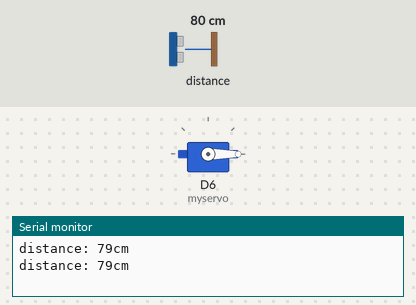
Recording of a program running on a simulated ESP8266 (NodeMCU). On the bench: servo, the last lines printed to the serial monitor. Wiring (inferred from the names in the program): ultrasonic range finder: trigger D4; echo D3. Inputs (shaded band) come from the test bench; at power-on: distance to the obstacle 80 cm. The echo pulse lasts 58.3 µs per cm.

Above: at 1.8 s.
1.9 s: distance to the obstacle set to 18 cm
3.4 s: distance to the obstacle set to 15 cm
At 5.0 s:
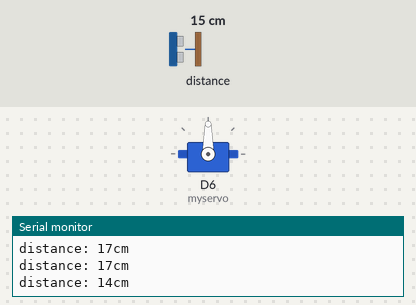
5.5 s: distance to the obstacle set to 35 cm
At 9.2 s:
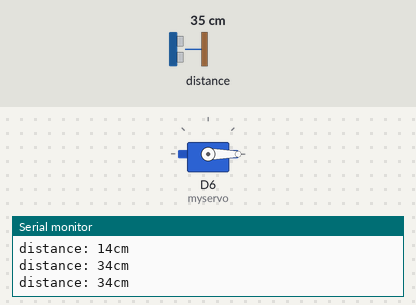
9.5 s: distance to the obstacle set to 2 cm
At 11.0 s:
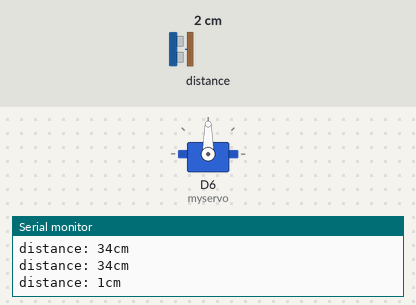
Timing chart, 0 to 12.5 s (numbered marks = the images above; inputs shaded):
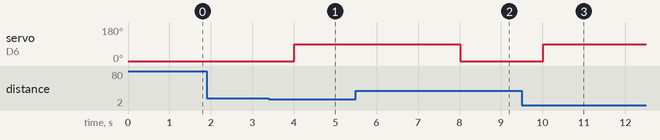

The program:

main.cpp
```cpp
#include <Arduino.h>
#include <Servo.h>

// deklarasi variabel
int echoPin = D3;
int trigPin = D4;

Servo myservo;

// Variabel jarak
long duration;
int distance;

void setup()
{
  Serial.begin(9600);

  pinMode(trigPin, OUTPUT);
  pinMode(echoPin, INPUT);

  myservo.attach(D6);
  myservo.write(0);
}

void loop()
{
  // kirim sinyal
  digitalWrite(trigPin, LOW);
  delayMicroseconds(5);
  digitalWrite(trigPin, HIGH);
  delayMicroseconds(10);
  digitalWrite(trigPin, LOW);

  // menghitung waktu sinyal diterima
  duration = pulseIn(echoPin, HIGH);

  // menghitung jarak
  distance = duration * 0.034 / 2;

  // display serial monitor
  Serial.print("distance: ");
  Serial.print(distance);
  Serial.println("cm");

  if (distance > 0 && distance <= 15)
  {
    // Jika ada kendaraan mendekat
    myservo.write(90); // Buka palang
    delay(3000);       // Tunggu kendaraannya lewat
  }
  else
  {
    myservo.write(0); // Tutup palang
  }

  delay(1000);
}
```

Measured:
- the behaviour switches between 17 and 16 cm on distance to the obstacle (found by bisection; images 0 and 1)
- after the input at 3.4 s, servo on D6 (myservo): 0° → 90° after 0.62 s
- after the input at 5.5 s, servo on D6 (myservo): 90° → 0° after 2.5 s
- after the input at 9.5 s, servo on D6 (myservo): 0° → 90° after 0.52 s
